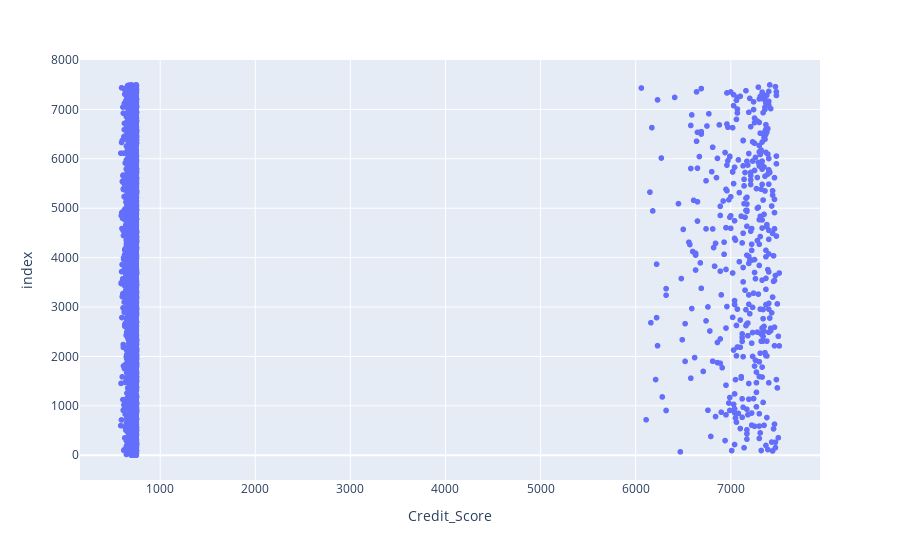

This figure's notebook cell:
### Code cell
# finding any outliers presence in Credit_Score column by plotting histogram/scatter plot
px.scatter(trainDf, x='Credit_Score')

### Figure 1 — Plotly figure (JSON) as saved in the notebook; plotly's stock layout.template omitted (floating-point values rounded to 4 significant figures; data arrays with more than 128 entries replaced by an {"elided": "..."} marker saying what was removed)
{"data": [{"hovertemplate": "Credit_Score=%{x}<br>index=%{y}<extra></extra>", "legendgroup": "", "marker": {"color": "#636efa", "symbol": "circle"}, "mode": "markers", "name": "", "showlegend": false, "type": "scattergl", "x": {"elided": "7500 int values"}, "xaxis": "x", "y": {"elided": "7500 int values"}, "yaxis": "y"}], "layout": {"autosize": true, "legend": {"tracegroupgap": 0}, "margin": {"t": 60}, "xaxis": {"anchor": "y", "autorange": true, "domain": [0, 1], "range": [153.7, 7941.0], "title": {"text": "Credit_Score"}, "type": "linear"}, "yaxis": {"anchor": "x", "autorange": true, "domain": [0, 1], "range": [-531.7, 8031.0], "title": {"text": "index"}, "type": "linear"}}}
